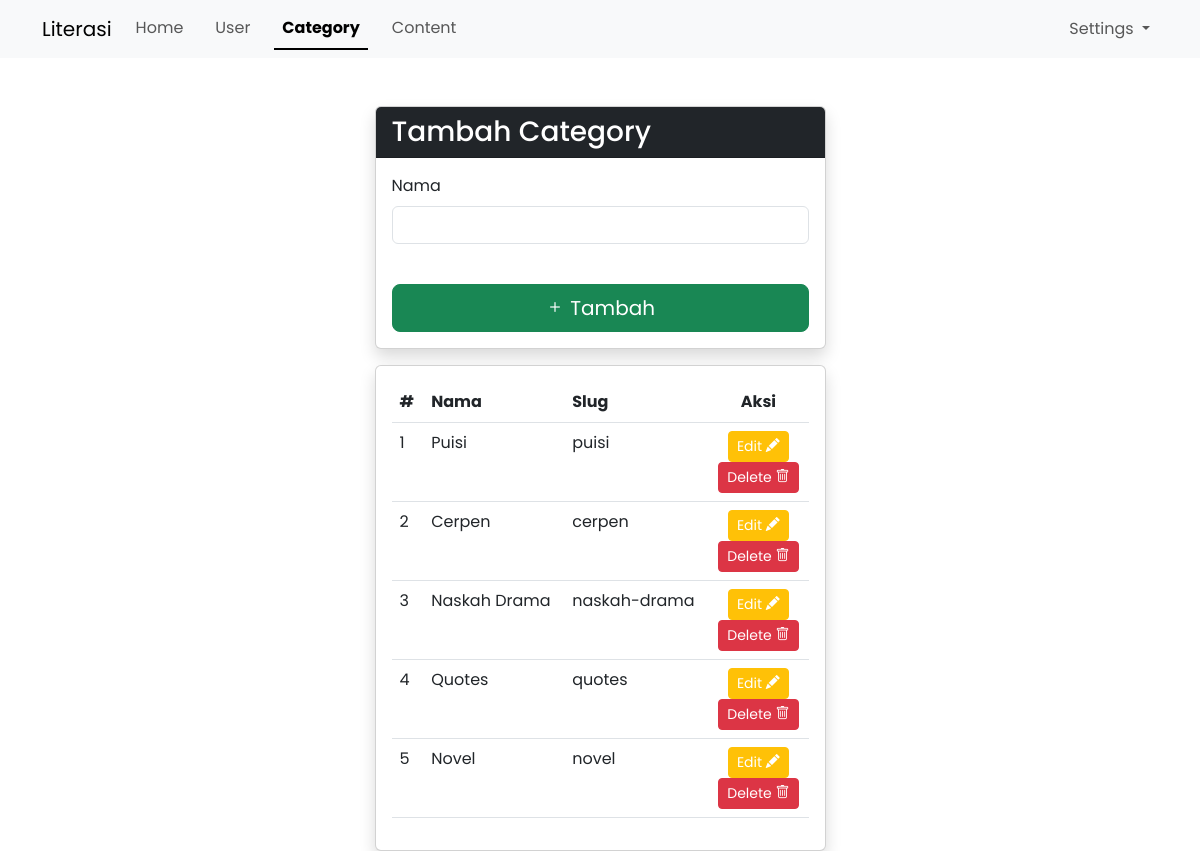
Screenshot of /category/index.php (signed in) with the database file from the repository.
### tables this page shows
CREATE TABLE `category` (
  `id` int(11) NOT NULL,
  `name` varchar(255) NOT NULL,
  `slug` varchar(255) NOT NULL
);

### category/index.php (the view, shortened to what this page needs)
<?php
require "../db.php";
$category = $conn->query("SELECT * FROM category");
?>
<!DOCTYPE html>
<html lang="en">
<head>
    <link rel="stylesheet" href="../assets/bootstrap/css/bootstrap.min.css">
    <link rel="stylesheet" href="https://cdn.jsdelivr.net/npm/bootstrap-icons@1.10.5/font/bootstrap-icons.css">
    <link rel="stylesheet" href="../assets/style.css">
</head>
<body>
<nav class="navbar navbar-expand-lg bg-body-tertiary">
  <div class="container">
    <a class="navbar-brand" href="../">Literasi</a>
    <div class="collapse navbar-collapse" id="navbarNavDropdown">
      <ul class="navbar-nav nav-underline">
        <li class="nav-item">
          <a class="nav-link " href="../index.php">Home</a>
        </li>
        <li class="nav-item">
          <a class="nav-link" href="../user">User</a>
        </li>
        <li class="nav-item">
          <a class="nav-link active" href="index.php">Category</a>
        </li>
        <li class="nav-item">
          <a class="nav-link" href="../writter">Content</a>
        </li>
      </ul>
      <ul class="navbar-nav ms-auto">
        <li class="nav-item dropdown">
          <a class="nav-link dropdown-toggle" href="#" role="button" data-bs-toggle="dropdown" aria-expanded="false">
            Settings
          </a>
        </li>
      </ul>
    </div>
  </div>
</nav>
  <div class="container mt-5">
        <div class="row justify-content-center">
            <div class="col-md-5">
                <div class="card shadow mb-3">
                    <div class="card-header bg-dark">
                        <h3 class="mb-0 text-white">Tambah Category </h3>
                    </div>
                    <div class="card-body">
                        <form action="" method="post">
                            <div class="row">
                                <div class="col-lg-12">
                                    <div class="form-grup mb-3">
                                        <label class="form-label" for="">Nama</label>
                                        <input type="text" required id="nama" name="nama" class="form-control">
                                    </div>
                                </div>
                                <div class="form-group text-end">
                                    <button type="submit" name="simpan" class="btn btn-success btn-lg w-100 mt-4"><i class="bi bi-plus"></i> Tambah</button>
                                </div>
                        </form>
                    </div>
                </div>
            </div>
        </div>
    </div>
    <div class="row justify-content-center">
        <div class="col-md-5">
            <div class="card shadow">
                <div class="card-body">
                    <table class=" table table-hover">
                        <thead>
                            <tr>
                                <th>#</th>
                                <th>Nama</th>
                                <th>Slug</th>
                                <th class="text-center">Aksi</th>
                            </tr>
                        </thead>
                        <tbody>
                            <?php $no = 1;
                            foreach ($category as $cat) { ?>
                                <tr>
                                    <td><?= $no++ ?></td>
                                    <td><?= $cat['name'] ?></td>
                                    <td><?= $cat['slug'] ?></td>
                                    <td class="text-center">
                                        <a href="edit.php?id=<?= $cat['id'] ?>" class="btn btn-warning text-white btn-sm">Edit <i class="bi bi-pencil-fill"></i></a>
                                        <form action="" method="POST">
                                            <button type="submit" name="delete" class="btn btn-danger text-white btn-sm">Delete <i class="bi bi-trash"></i></button>
                                        </form>
                                    </td>
                                </tr>
                            <?php } ?>
                        </tbody>
                    </table>
                </div>
            </div>
        </div>
    </div>
</body>
</html>

### assets/style.css (style rules this page uses)
body { font-family: 'Poppins'; }

### rows the page displays
category: name "Puisi", slug "puisi"
category: name "Cerpen", slug "cerpen"
category: name "Naskah Drama", slug "naskah-drama"
category: name "Quotes", slug "quotes"
category: name "Novel", slug "novel"
